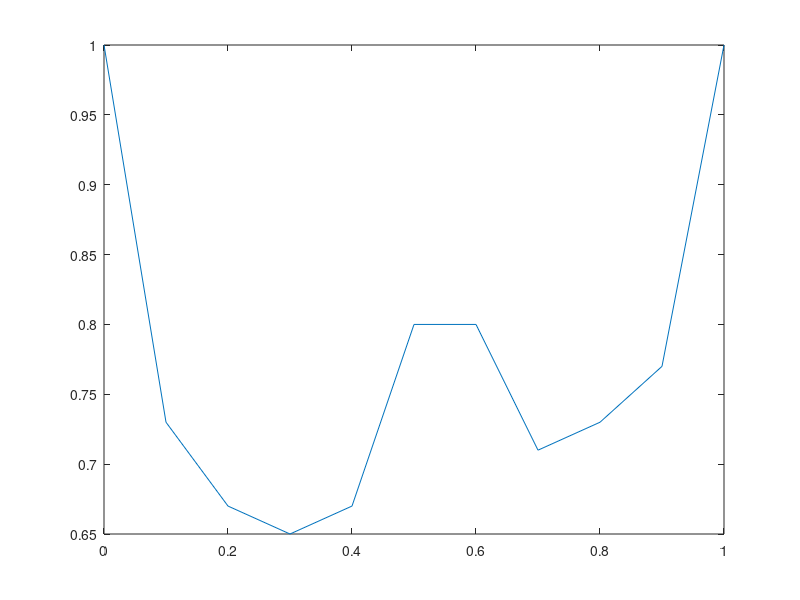

This figure's MATLAB source:
% Homework 10 BME 305
clear all;close all;clc;
%this program will numerically integrate an expression describing blood
%flow through a diseased artery using Simpson's Rule, i.e. radius is not constant; flow rate (Q)
%is constant; normalized or nondimensional parameters are used
z=[0 .1 .2 .3 .4 .5 .6 .7 .8 .9 1];
r=[1 .73 .67 .65 .67 .80 .80 .71 .73 .77 1];
for i=1:10
    p(i)=((z(i+1)-z(i))/6)*(r(i)^-4+4*0.5*(r(i)^-4+r(i+1)^-4)+r(i+1)^-4);
    t(i)=(z(i+1)-z(i))*((r(i)^-4+r(i+1)^-4)/2);
end
simpson=sum(p);
trapezoidal=sum(t);
plot(z,r)
fprintf('Simpson: %.4f\nTrapezoidal: %.4f\nRatio needed: %.4f\n',simpson,trapezoidal,trapezoidal)